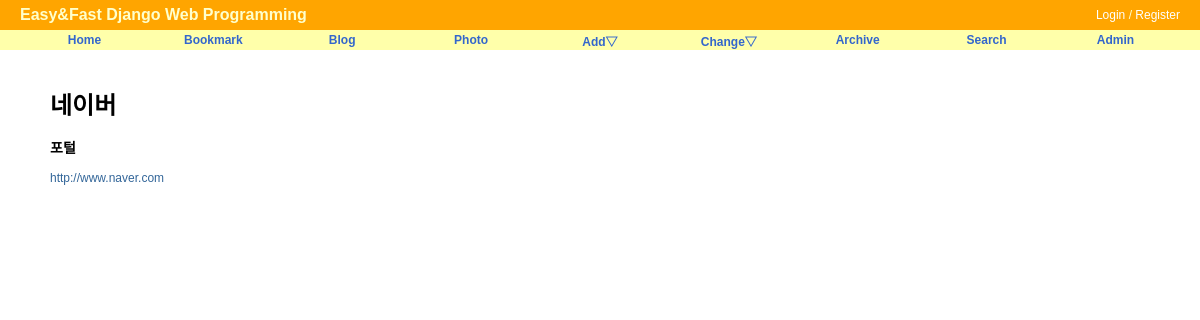
Page /bookmark/1/ on the committed database.
### bookmark/models.py (models this page shows, shortened)
class Bookmark(models.Model):
    title = models.CharField(max_length=100, blank=True, null=True)
    url_category = models.CharField(max_length=100, blank=True, null=True)
    url = models.URLField('url', unique=True)
    owner = models.ForeignKey(User, null=True, on_delete=models.CASCADE)

### bookmark/views.py (the view)
# urls.py: path('<int:pk>/', BookmarkDV.as_view(), name='detail'),
class BookmarkDV(DetailView):
    model = Bookmark

### bookmark/templates/bookmark/bookmark_detail.html (shortened to what this page needs)
{% extends "base.html" %}
{% block content %}
<div id='content'>
    <h1>{{ object.title }}</h1>
    <h3>{{ object.url_category }}</h3>
    <a href='{{ object.url }}'>{{ object.url }}</a>
</div>
{% endblock %}

### static/css/base.css (style rules this page uses)
body { font-family: "Lucida Grande", Verdana, Arial, sans-serif; font-size: 12px; }
div#content { position: absolute; top: 70px; left: 50px; right: 50px; }
a:link, a:visited { color: #369; text-decoration: none; }

### rows in the picture
Bookmark: title "네이버", url_category "포털", url "http://www.naver.com"
